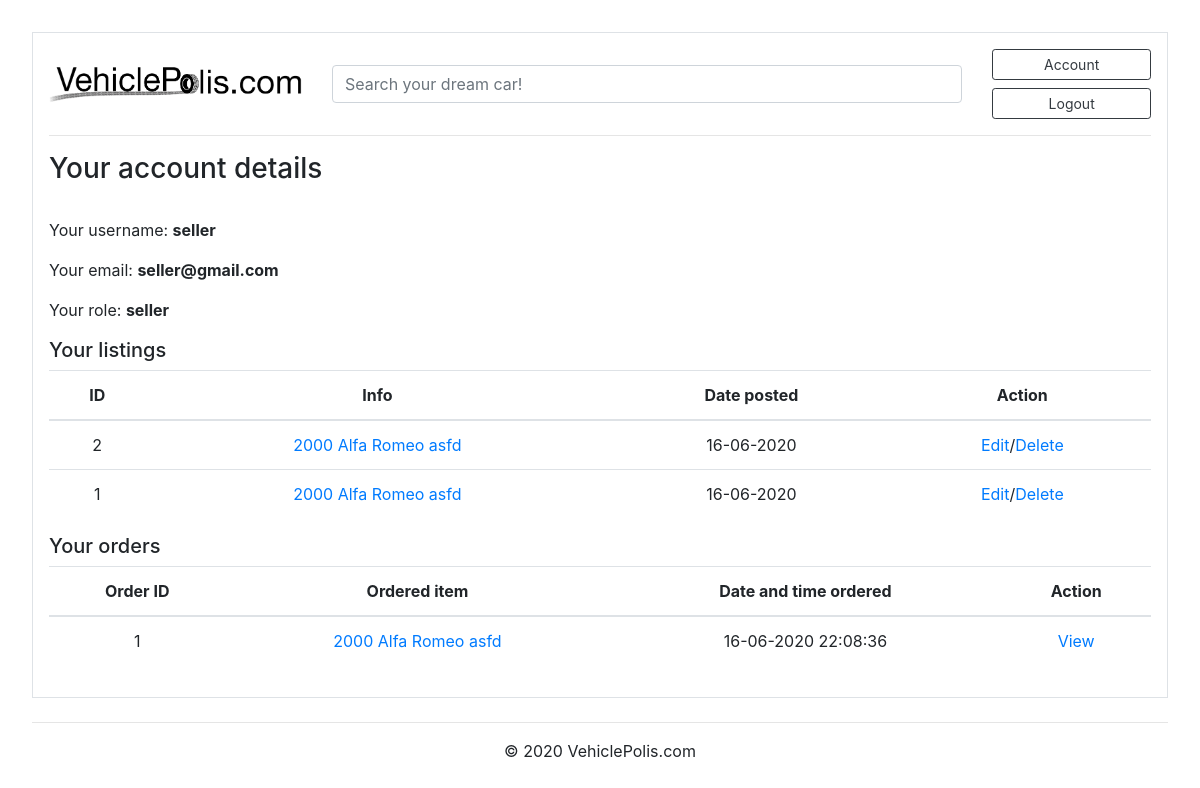
Page /account (signed in) on the earlier database version.
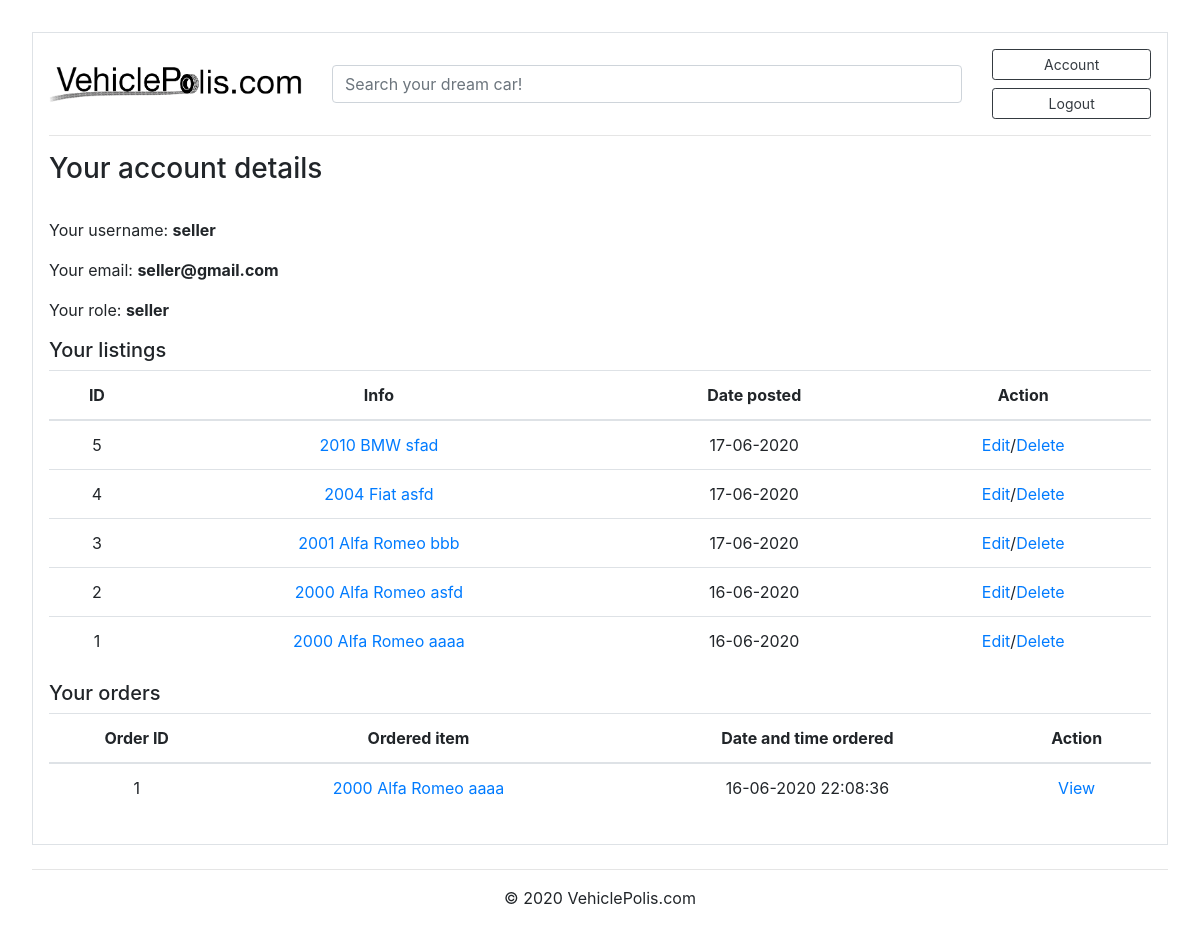
Same page on the later database version.
### marketplace/models.py (models this page shows, shortened)
class Post(db.Model):
    id = db.Column(db.Integer, primary_key=True)
    condition = db.Column(db.String(100), nullable=False)
    title = db.Column(db.String(100), nullable=False)
    make = db.Column(db.String(100), nullable=False)
    model = db.Column(db.String(100), nullable=False)
    price = db.Column(db.Integer(), nullable=False)
    year = db.Column(db.Integer(), nullable=False)
    ODO = db.Column(db.Integer(), nullable=False)
    category = db.Column(db.String(100), nullable=False)
    fuel = db.Column(db.String(100), nullable=False)
    transmission = db.Column(db.String(100), nullable=False)
    quantity = db.Column(db.Integer(), nullable=False)
    date_posted = db.Column(db.DateTime, nullable=False, default=datetime.now)
    description = db.Column(db.Text, nullable=True)
    image_file = db.Column(db.String(20), nullable=False, default='default.png')
    user_id = db.Column(db.Integer, db.ForeignKey('user.id'), nullable=False)
    orders = db.relationship('Order', backref='item', lazy=True)
    reviews = db.relationship('Review', backref='item', lazy=True)

class Order(db.Model):
    id = db.Column(db.Integer, primary_key=True)
    quantity = db.Column(db.Integer(), nullable=False)
    first_name = db.Column(db.String(100), nullable=False)
    last_name = db.Column(db.String(100), nullable=False)
    company_name = db.Column(db.String(100), nullable=True)
    address1 = db.Column(db.String(100), nullable=False)
    address2 = db.Column(db.String(100), nullable=False)
    suburb = db.Column(db.String(100), nullable=False)
    city = db.Column(db.String(100), nullable=False)
    state = db.Column(db.String(100), nullable=False)
    country = db.Column(db.String(100), nullable=False)
    phone = db.Column(db.String(100), nullable=False)
    email = db.Column(db.String(100), nullable=False)
    date_posted = db.Column(db.DateTime, nullable=False, default=datetime.now)
    item_id = db.Column(db.Integer, db.ForeignKey('post.id'), nullable=False)
    user_id = db.Column(db.Integer, db.ForeignKey('user.id'), nullable=False)
    reviews = db.relationship('Review', backref='order', lazy=True)

### marketplace/routes.py (the view)
@app.route("/account")
@login_required
def account():
    searchform = SearchForm()
    posts = Post.query.order_by(Post.id.desc()).filter(Post.author == current_user)
    orders = Order.query.order_by(Order.id.desc()).filter(Order.author == current_user)
    posts_count = Post.query.order_by(Post.id.desc()).filter(Post.author == current_user).count()
    orders_count = Order.query.order_by(Order.id.desc()).filter(Order.author == current_user).count()
    return render_template('account.html', searchform=searchform, posts=posts, orders=orders, posts_count=posts_count, orders_count=orders_count)

### marketplace/forms.py
class SearchForm(FlaskForm):
    text = StringField('Search')
    submit = SubmitField('Search')

### marketplace/models.py (called while the page is built)
@login_manager.user_loader
def load_user(user_id):
    return User.query.get(int(user_id))

### marketplace/templates/account.html
{% extends "base.html" %}
{% block content %}
<h3 class="account-heading">Your account details</h3>
<br>
<p class="text"> Your username: <b>{{ current_user.username }}</p></b>
<p class="text"> Your email: <b>{{ current_user.email }}</p></b>
<p class="text"> Your role: <b>{{ current_user.role }}</p></b>
<h5>Your listings</h5>
{% if posts_count %}
  <table class="table text-center">
    <thead>
      <tr>
        <th>ID</th>
        <th>Info</th>
        <th>Date posted</th>
        <th>Action</th>
      </tr>
    </thead>
    <tbody>
        {% for post in posts %}
      <tr>
        <td>{{post.id}}</td>
        <td> <a href="{{ url_for('post', post_id=post.id) }}"> {{post.year}} {{post.make}} {{post.model}}</a></td>
        <td>{{ post.date_posted.strftime('%d-%m-%Y') }}</td>
        <td><a href="{{ url_for('update_post', post_id=post.id) }}">Edit</a>/<a href="{{ url_for('delete_post', post_id=post.id) }}">Delete</a></td>
      </tr>
      {% endfor %}
    </tbody>
  </table>
{% else %}
  <p class="mb-2">You have no listings</p>
{% endif %}
<h5>Your orders</h5>
{% if orders_count %}
<table class="table text-center">
  <thead>
    <tr>
      <th>Order ID</th>
      <th>Ordered item</th>
      <th>Date and time ordered</th>
      <th>Action</th>
    </tr>
  </thead>
  <tbody>
    {% for order in orders %}
      <tr>
        <td>{{order.id}}</td>
        <td> <a href="{{ url_for('post', post_id=order.item.id) }}"> {{order.item.year}} {{order.item.make}} {{order.item.model}}</a></td>
        <td>{{ order.date_posted.strftime('%d-%m-%Y %H:%M:%S') }}</td>
        <td><a href="{{ url_for('order_details', order_id=order.id) }}">View</a></td>
      </tr>
    {% endfor %}
  </tbody>
</table>
{% else %}
<p class="mb-2">You have no orders</p>
{% endif %}
{% endblock content %}

Differences in the rows shown:
added Post: id "5", year "2010", make "BMW", model "sfad", date_posted "17-06-2020"
added Post: id "4", year "2004", make "Fiat", model "asfd", date_posted "17-06-2020"
added Post: id "3", year "2001", make "Alfa Romeo", model "bbb", date_posted "17-06-2020"
changed Post id 1: model "asfd" → "aaaa"
changed through a linked row, Order "Alfa Romeo": item.model "asfd" → "aaaa"
